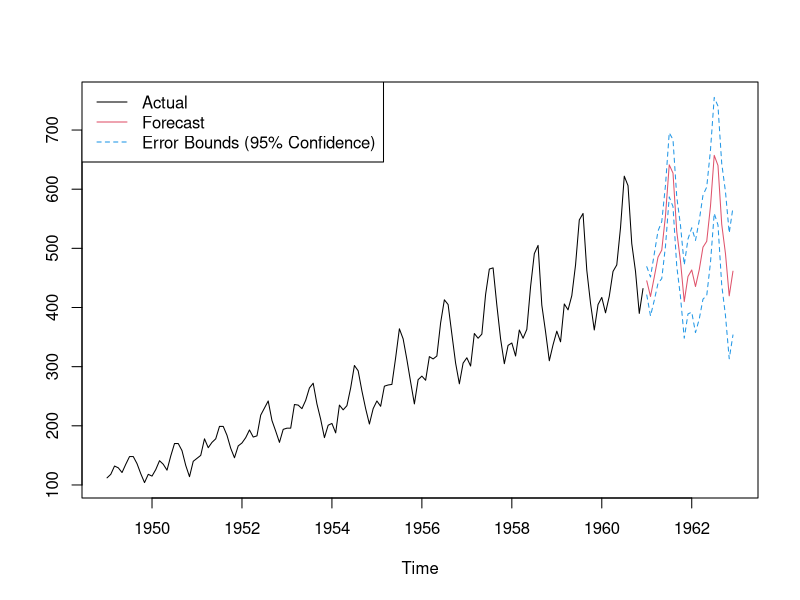

This chart was generated by the following R code:
setwd('C:\\Users\\Ivan.Liuyanfeng\\Desktop\\Data_Mining_Work_Space\\rdatamining')
fit <- arima(AirPassengers, order=c(1,0,0), list(order=c(2,1,0), period=12))
fore <- predict(fit, n.ahead=24)
# error bounds at 95% confidence level
U <- fore$pred + 2*fore$se
L <- fore$pred - 2*fore$se
png('ts_forecasting.png')
ts.plot(AirPassengers, fore$pred, U, L, col=c(1,2,4,4), lty = c(1,1,2,2))
legend("topleft", c("Actual", "Forecast", "Error Bounds (95% Confidence)"), col=c(1,2,4), lty=c(1,1,2))
dev.off()